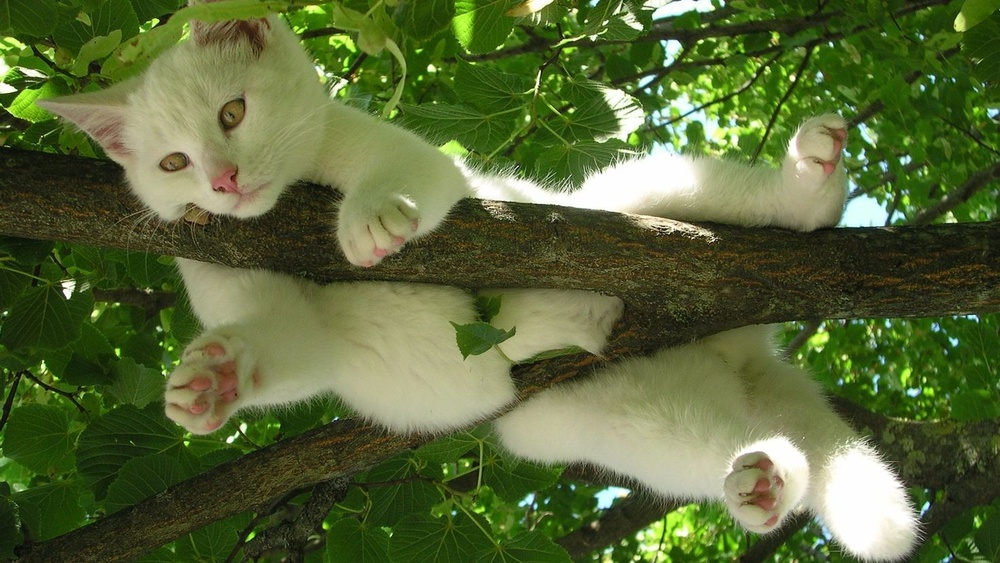
#> input picture kg_lab1/image.jpeg, 1000 x 563 px, shrunk from 1470 x 827 before the run
$ python main.py
#> lines starting #> are read from the running program, lines starting #| are printed output that depends on the picture
from tkinter import Tk
from tkinter.filedialog import askopenfilename
from PIL import Image


def floyd_steinberg_dithering(image):
    # Получаем размеры изображения
    width, height = image.size

    # Проходим по каждому пикселю изображения
    for y in range(height):
        for x in range(width):
            # Получаем цвет текущего пикселя
            old_pixel = image.getpixel((x, y))

            # Преобразуем цвет в оттенки серого, вычисляя среднее значение компонент цвета
            new_pixel = sum(old_pixel) // 3

            # Заменяем текущий пиксель на новый оттенок серого
            image.putpixel((x, y), (new_pixel, new_pixel, new_pixel))

            # Вычисляем ошибку квантования, основанную на разнице между исходным и новым значением цвета
            quant_error = old_pixel[0] - new_pixel

            # Распространяем ошибку квантования на соседние пиксели согласно матрице Флойда-Стейнберга
            # (7/16 ошибки к пикселю справа, 3/16 к пикселю слева снизу, 5/16 к пикселю снизу, 1/16 к пикселю справа снизу)
            if x < width - 1:
                image.putpixel((x + 1, y), (image.getpixel((x + 1, y))[0] + quant_error * 7 // 16,) * 3)
            if x > 0 and y < height - 1:
                image.putpixel((x - 1, y + 1), (image.getpixel((x - 1, y + 1))[0] + quant_error * 3 // 16,) * 3)
            if y < height - 1:
                image.putpixel((x, y + 1), (image.getpixel((x, y + 1))[0] + quant_error * 5 // 16,) * 3)
            if x < width - 1 and y < height - 1:
                image.putpixel((x + 1, y + 1), (image.getpixel((x + 1, y + 1))[0] + quant_error * 1 // 16,) * 3)

    # Возвращаем изображение с примененным эффектом дизеринга
    return image


root = Tk()
root.withdraw()

file_path = askopenfilename()
#> the answer given: image.jpeg

original_image = Image.open(file_path)
#> original_image is the input picture: PIL image 1000x563 RGB; mean R, G, B 88.5, 103.2, 55.9

grayscale_image = floyd_steinberg_dithering(original_image.copy())
#> after the loop in floyd_steinberg_dithering, `for y in range(height):`:
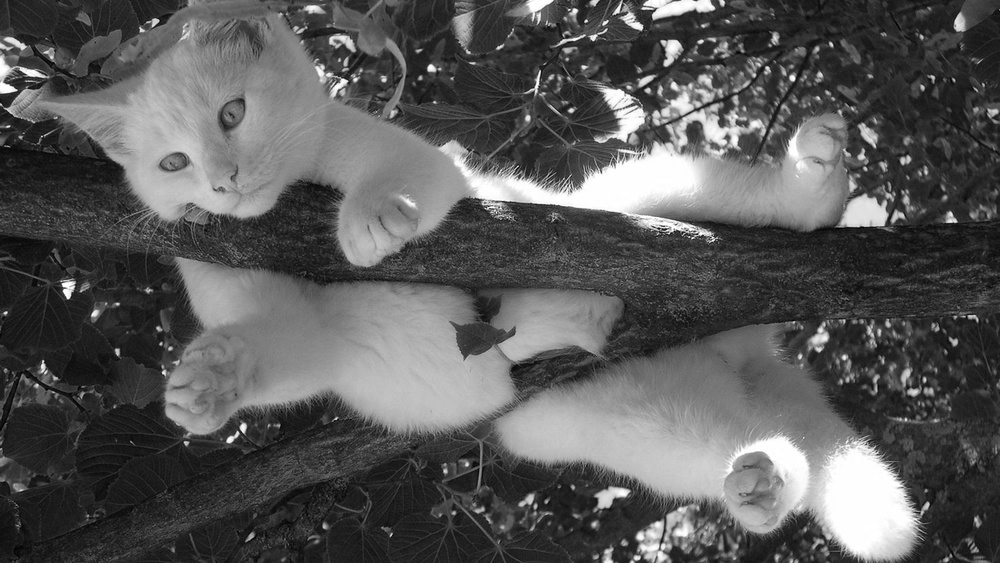
#> image: PIL image 1000x563 RGB; min 0, max 255, mean 88.5

original_image.show(title="Original Image")
grayscale_image.show(title="Grayscale Image")

grayscale_image.save("grayscale_image.png")
